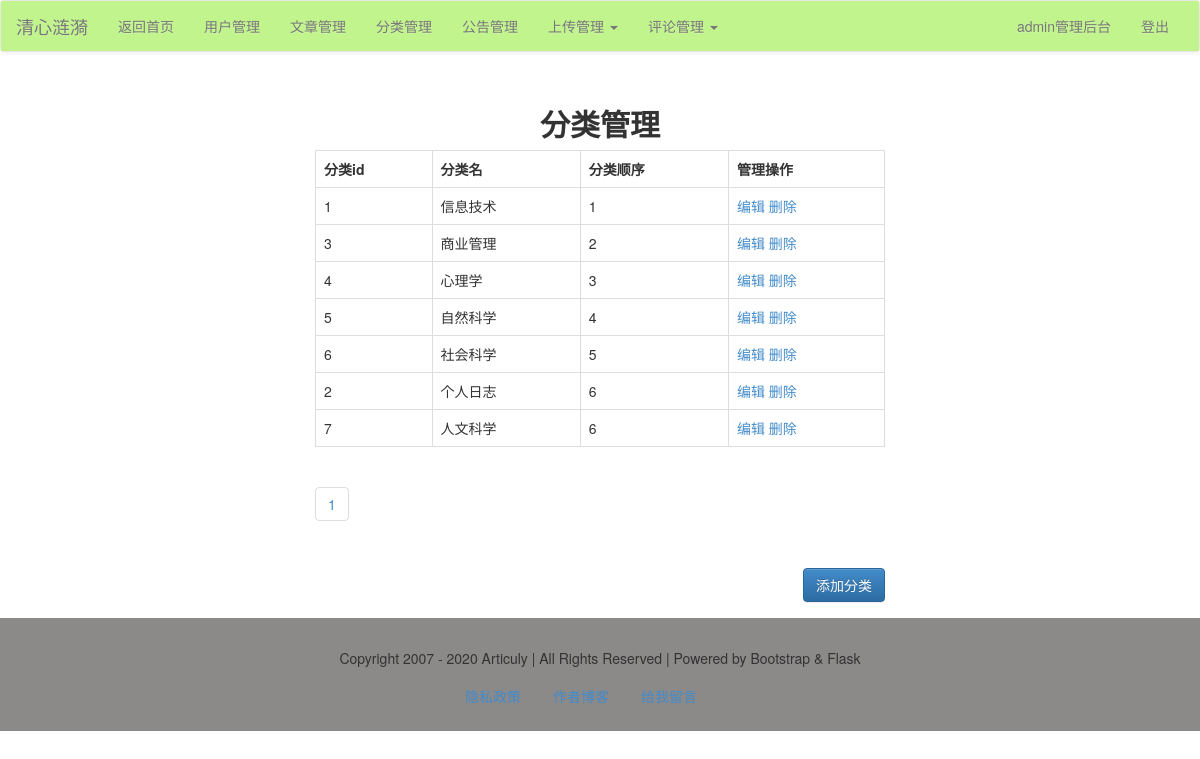
The page /admin/category/cate_list (signed in) on the database its author committed.
### models.py (models this page shows)
class Category(db.Model):
    cate_id = db.Column(db.Integer, primary_key=True)
    cate_name = db.Column(db.String, unique=True)
    cate_order = db.Column(db.Integer, default=0)
    articles = db.relationship('Article')

### admin/category.py (the view)
@admin_app.route('/category/cate_list/<int:page>', methods=['get'])
@admin_app.route('/category/cate_list', defaults={'page': 1}, methods=['get'])
def cateList(page):
    res = Category.query.order_by(Category.cate_order).paginate(page, 10)
    cates = res.items
    pageList = res.iter_pages()
    return render_template('admin/category/category_list.html', cates=cates, pageList=pageList)

### admin/admin_app.py (called while the page is built)
@admin_app.before_request
@login_required
def is_admin():
    print(session['user'])
    if session['user'] != 'admin':
        print('user is someone else.')
        return redirect(url_for('login'))

### app.py (called while the page is built)
@app.context_processor
def account():
    username = session.get('user')
    return {'username': username}

@app.context_processor
def getCateList():
    cates = Category.query.all()
    return {'cates': cates}

### libs.py (called while the page is built)
def login_required(func):
    @wraps(func)
    def decorator_nest(*args, **kwargs):
        if not 'user' in session:
            return redirect(url_for('login'))
        else:
            print(func)
            return func(*args, **kwargs)
    return decorator_nest

### templates/admin/category/category_list.html (shortened to what this page needs)
{% extends "admin/admin_base.html" %}
{% block content %}
    <div class="container-fluid">
        <div class="row">
            <div class="main col-lg-6 col-lg-offset-3 col-md-8 col-md-offset-2 col-sm-10 col-sm-offset-1 col-xs-12">
                <h2 class="text-center"><b>分类管理</b></h2>
                <table class="table table-bordered ">
                    <tr>
                        <th>分类id</th>
                        <th>分类名</th>
                        <th>分类顺序</th>
                        <th>管理操作</th>
                    </tr>
                    {% for cate in cates %}
                        <tr>
                            <td>{{ cate.cate_id }}</td>
                            <td>{{ cate.cate_name }}</td>
                            <td>{{ cate.cate_order }}</td>
                            <td>
                                <a href="{{ url_for("admin_app.editCate", cate_id=cate.cate_id) }}">编辑</a>
                                <a href="{{ url_for("admin_app.deleteCate", cate_id=cate.cate_id) }}">删除</a>
                            </td>
                        </tr>
                    {% endfor %}
                </table>
                <ul class="pagination">
                    {% for page in pageList %}
                        {% if page!=None %}
                            <li><a href="{{ url_for("admin_app.cateList", page=page) }}">{{ page }}</a></li>
                        {% else %}
                            <li><a href="#">...</a></li>
                        {% endif %}
                    {% endfor %}
                </ul>
                <a href="{{ url_for("admin_app.addCate") }}"><input type="button" name="post"
                                                                    class="btn btn-primary pull-right"
                                                                    value="添加分类"></a>
                <div class="row"></div>
            </div>
        </div>
    </div>
{% endblock %}

### rows shown on the page
Category: cate_id "1", cate_name "信息技术", cate_order "1"
Category: cate_id "3", cate_name "商业管理", cate_order "2"
Category: cate_id "4", cate_name "心理学", cate_order "3"
Category: cate_id "5", cate_name "自然科学", cate_order "4"
Category: cate_id "6", cate_name "社会科学", cate_order "5"
Category: cate_id "2", cate_name "个人日志", cate_order "6"
Category: cate_id "7", cate_name "人文科学", cate_order "6"

### other values the page prints
{{ username }} "admin"
{{ page }} "1"
